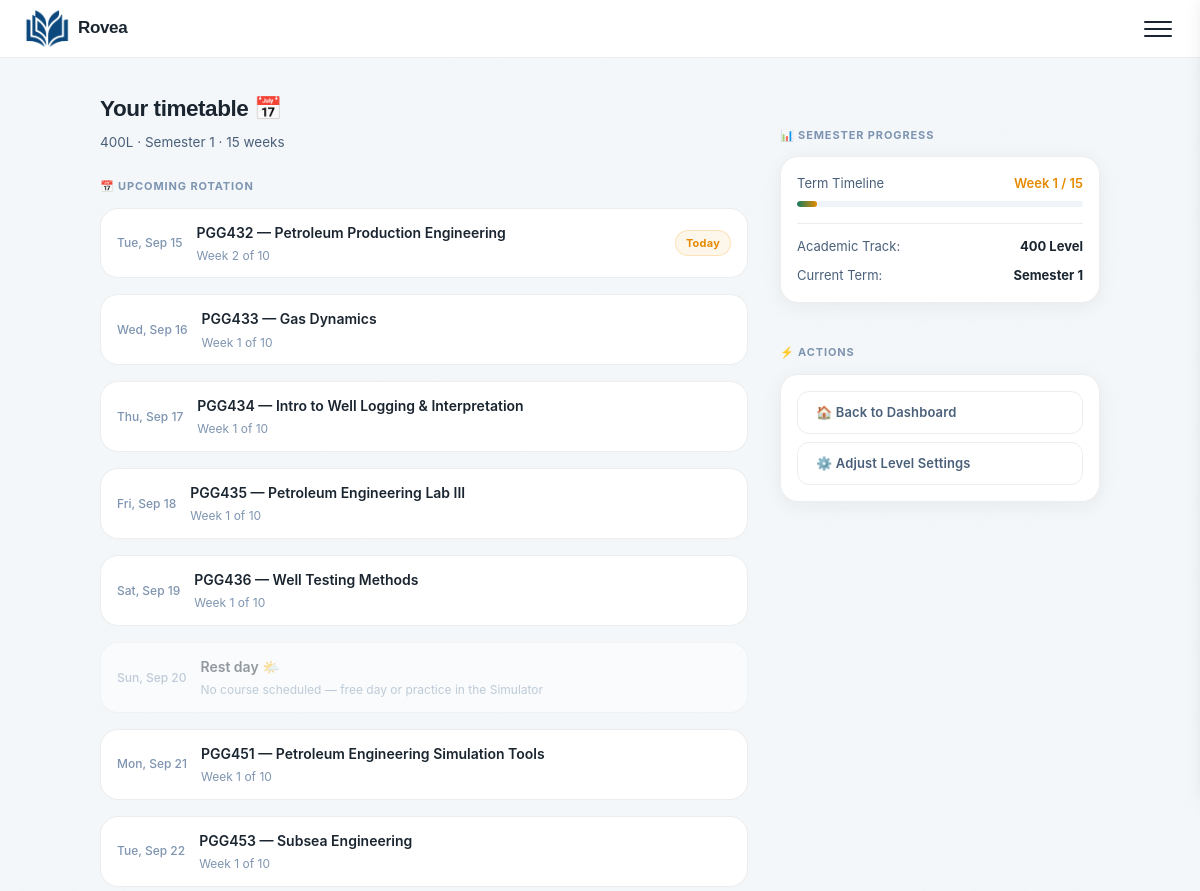
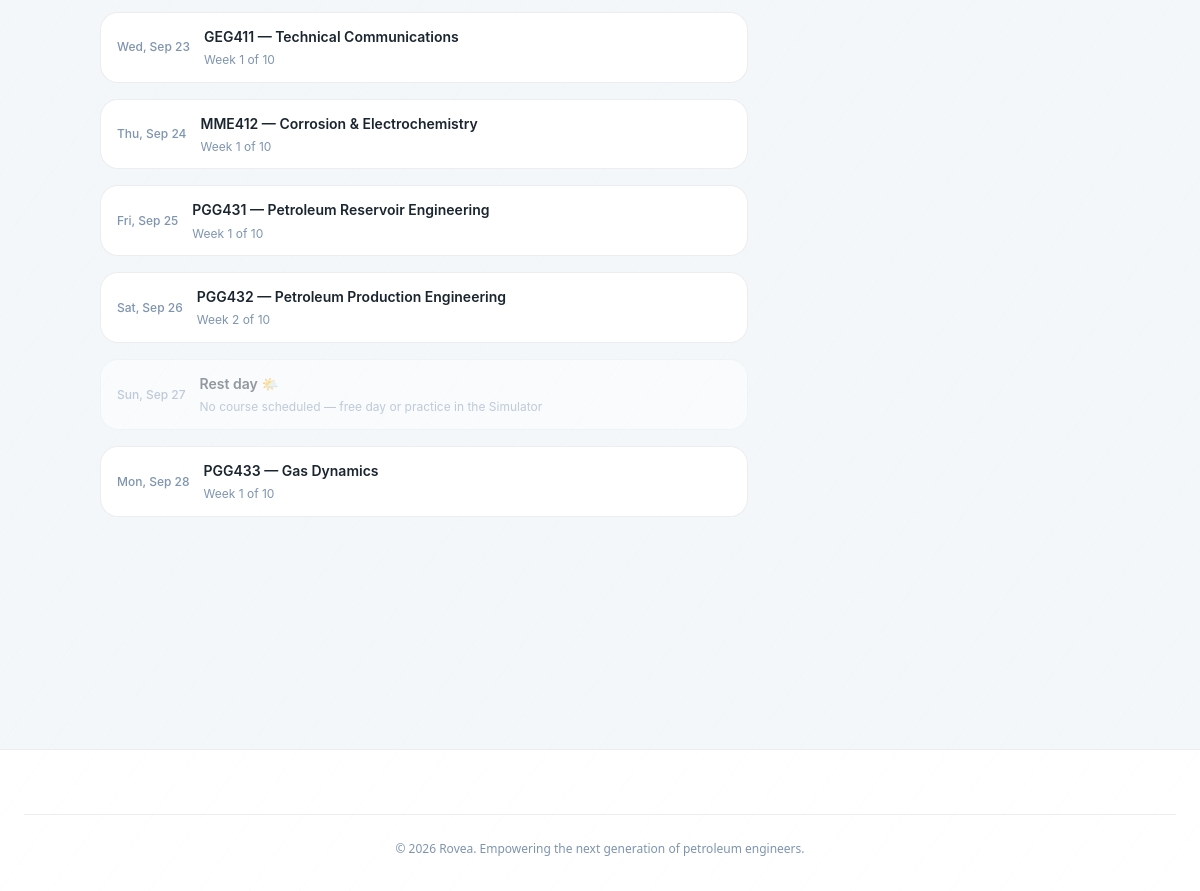
Screenshot of /timetable/ (signed in) with the database file from the repository (2 pictures, top to bottom).
### core/models.py (models this page shows, shortened)
class StudentProfile(models.Model):
    user = models.OneToOneField(User, on_delete=models.CASCADE, related_name="profile")
    matric_number = models.CharField(max_length=20, blank=True)
    school = models.CharField(max_length=50, choices=SCHOOL_CHOICES, default="unilag")
    department = models.CharField(max_length=50, choices=DEPARTMENT_CHOICES, default="petroleum")
    level = models.CharField(max_length=3, choices=LEVEL_CHOICES)
    semester = models.CharField(max_length=1, choices=SEMESTER_CHOICES)
    is_staff_member = models.BooleanField(default=False)
    elective_courses = models.ManyToManyField(
        'CourseDefinition',
        blank=True,
        related_name="enrolled_students",
        limit_choices_to={"is_elective": True}
    )
    xp = models.IntegerField(default=0)
    streak = models.IntegerField(default=0)
    last_session_date = models.DateField(null=True, blank=True)
    created_at = models.DateTimeField(auto_now_add=True)
    queue_position = models.IntegerField(default=0)
    queue_date = models.DateField(null=True, blank=True)

class TimetableEntry(models.Model):
    DAYS = [("Mon", "Monday"), ("Tue", "Tuesday"), ("Wed", "Wednesday"), ("Thu", "Thursday"), ("Fri", "Friday")]
    student = models.ForeignKey(StudentProfile, on_delete=models.CASCADE, related_name="timetable")
    course_code = models.CharField(max_length=10)
    course_title = models.CharField(max_length=100)
    day = models.CharField(max_length=3, choices=DAYS)
    time = models.CharField(max_length=10, default="09:00")
    week_number = models.IntegerField(default=1)
    total_weeks = models.IntegerField(default=10)
    is_completed = models.BooleanField(default=False)
    is_missed = models.BooleanField(default=False)
    rescheduled_to = models.DateField(null=True, blank=True)
    class Meta:
        ordering = ["day", "time"]

### core/views.py (the view)
# urls.py: path("timetable/", views.timetable_view, name="timetable"),
@login_required
def timetable_view(request):
    if not hasattr(request.user, "profile"):
        return redirect("onboarding")
    profile = request.user.profile
    timetable = profile.timetable.all()
    schedule_preview = _generate_course_schedule_preview(profile, num_days=14)
    return render(request, "core/timetable.html", {
        "timetable": timetable,
        "profile": profile,
        "schedule_preview": schedule_preview,
        "today": date.today(),
    })

### core/views.py (called while the page is built)
def _generate_course_schedule_preview(profile, num_days=14):
    courses = list(profile.timetable.order_by("course_code"))
    if not courses:
        return []
    today = date.today()
    schedule = []
    for i in range(num_days):
        d = today + timedelta(days=i)
        idx = _teaching_day_index(d)
        if idx is None:
            schedule.append({"date": d, "course": None, "is_rest": True})
        else:
            schedule.append({"date": d, "course": courses[idx % len(courses)], "is_rest": False})
    return schedule

def _teaching_day_index(target_date):
    if target_date.weekday() == 6:
        return None
    delta_days = (target_date - TIMETABLE_EPOCH).days
    full_weeks, remainder = divmod(delta_days, 7)
    return full_weeks * 6 + remainder

### templates/core/timetable.html (shortened to what this page needs)
{% extends "core/base.html" %}
{% block content %}
<div class="page-container dashboard-grid-container">
  <div class="dashboard-main-col">
    <div class="greeting-section" style="margin-bottom: 0;">
      <h2 style="margin-bottom:4px; font-family: 'Space Grotesk', sans-serif; font-weight: 700; letter-spacing: -0.02em;">Your timetable 📅</h2>
      <p class="greeting-sub" style="margin-bottom:1.5rem">{{ profile.level }}L · Semester {{ profile.semester }} · 15 weeks</p>
    </div>
<p class="section-label" style="margin-top:0;">📅 Upcoming Rotation</p>
<div class="session-list" style="margin-bottom: 2rem;">
  {% for day in schedule_preview %}
    <div class="tt-row {% if day.is_rest %}tt-done{% endif %}">
      <div class="tt-time">{{ day.date|date:"D, M j" }}</div>
      <div class="tt-info">
        {% if day.is_rest %}
          <div class="tt-course">Rest day 🌤️</div>
          <div class="tt-week">No course scheduled — free day or practice in the Simulator</div>
        {% else %}
          <div class="tt-course">{{ day.course.course_code }} — {{ day.course.course_title }}</div>
          <div class="tt-week">Week {{ day.course.week_number }} of {{ day.course.total_weeks }}</div>
        {% endif %}
      </div>
      <div>
        {% if day.date == today %}<span class="badge badge-amber">Today</span>{% endif %}
      </div>
    </div>
  {% endfor %}
</div>
  </div>
  <div class="dashboard-side-col">
    <p class="section-label" style="animation: fadeInUp 0.4s cubic-bezier(0.16, 1, 0.3, 1) both; animation-delay: 0.15s;">📊 Semester Progress</p>
    <div class="side-widget-card" style="animation-delay: 0.18s; transition: transform 0.2s; cursor: pointer;" onmouseenter="this.style.transform='translateY(-2px)'" onmouseleave="this.style.transform='translateY(0)'">
      <div style="margin-bottom: 12px;">
        <div style="display: flex; justify-content: space-between; font-size: 13px; margin-bottom: 6px;">
          <span style="color: var(--text-secondary);">Term Timeline</span>
          <span style="font-weight: 600; color: var(--amber);">Week 1 / 15</span>
        </div>
        <div class="prog-bar" style="height: 6px;">
          <div class="prog-fill" style="width: 7.1%;"></div>
        </div>
      </div>
      <div style="font-size: 13px; color: var(--text-secondary); display: flex; flex-direction: column; gap: 8px; margin-top: 16px; padding-top: 12px; border-top: 1px solid var(--border);">
        <div style="display: flex; justify-content: space-between;">
          <span>Academic Track:</span>
          <strong style="color: var(--text);">{{ profile.level }} Level</strong>
        </div>
        <div style="display: flex; justify-content: space-between;">
          <span>Current Term:</span>
          <strong style="color: var(--text);">Semester {{ profile.semester }}</strong>
        </div>
      </div>
    </div>
    <p class="section-label" style="animation: fadeInUp 0.4s cubic-bezier(0.16, 1, 0.3, 1) both; animation-delay: 0.22s;">⚡ Actions</p>
    <div class="side-widget-card" style="display: flex; flex-direction: column; gap: 8px; animation-delay: 0.25s;">
      <a href="{% url 'dashboard' %}" class="btn btn-white-outline btn-full" style="justify-content: flex-start; font-size: 13px;">🏠 Back to Dashboard</a>
      <a href="{% url 'profile_edit' %}" class="btn btn-white-outline btn-full" style="justify-content: flex-start; font-size: 13px;">⚙️ Adjust Level Settings</a>
    </div>
  </div>
</div>
{% endblock %}

### rows the page displays
StudentProfile: level "400", semester "1"
TimetableEntry: date "Tue, Sep 15", course.course_code "PGG432", course.course_title "Petroleum Production Engineering", course.week_number "2", course.total_weeks "10", shows "Today", date "Sat, Sep 26"
TimetableEntry: date "Wed, Sep 16", course.course_code "PGG433", course.course_title "Gas Dynamics", course.week_number "1", course.total_weeks "10", date "Mon, Sep 28"
TimetableEntry: date "Thu, Sep 17", course.course_code "PGG434", course.course_title "Intro to Well Logging & Interpretation", course.week_number "1", course.total_weeks "10"
TimetableEntry: date "Fri, Sep 18", course.course_code "PGG435", course.course_title "Petroleum Engineering Lab III", course.week_number "1", course.total_weeks "10"
TimetableEntry: date "Sat, Sep 19", course.course_code "PGG436", course.course_title "Well Testing Methods", course.week_number "1", course.total_weeks "10"
TimetableEntry: date "Mon, Sep 21", course.course_code "PGG451", course.course_title "Petroleum Engineering Simulation Tools", course.week_number "1", course.total_weeks "10"
TimetableEntry: date "Tue, Sep 22", course.course_code "PGG453", course.course_title "Subsea Engineering", course.week_number "1", course.total_weeks "10"
TimetableEntry: date "Wed, Sep 23", course.course_code "GEG411", course.course_title "Technical Communications", course.week_number "1", course.total_weeks "10"
TimetableEntry: date "Thu, Sep 24", course.course_code "MME412", course.course_title "Corrosion & Electrochemistry", course.week_number "1", course.total_weeks "10"
TimetableEntry: date "Fri, Sep 25", course.course_code "PGG431", course.course_title "Petroleum Reservoir Engineering", course.week_number "1", course.total_weeks "10"

### other values shown
{{ day.date|date:"D, M j" }} "Sun, Sep 20" "Sun, Sep 27"
